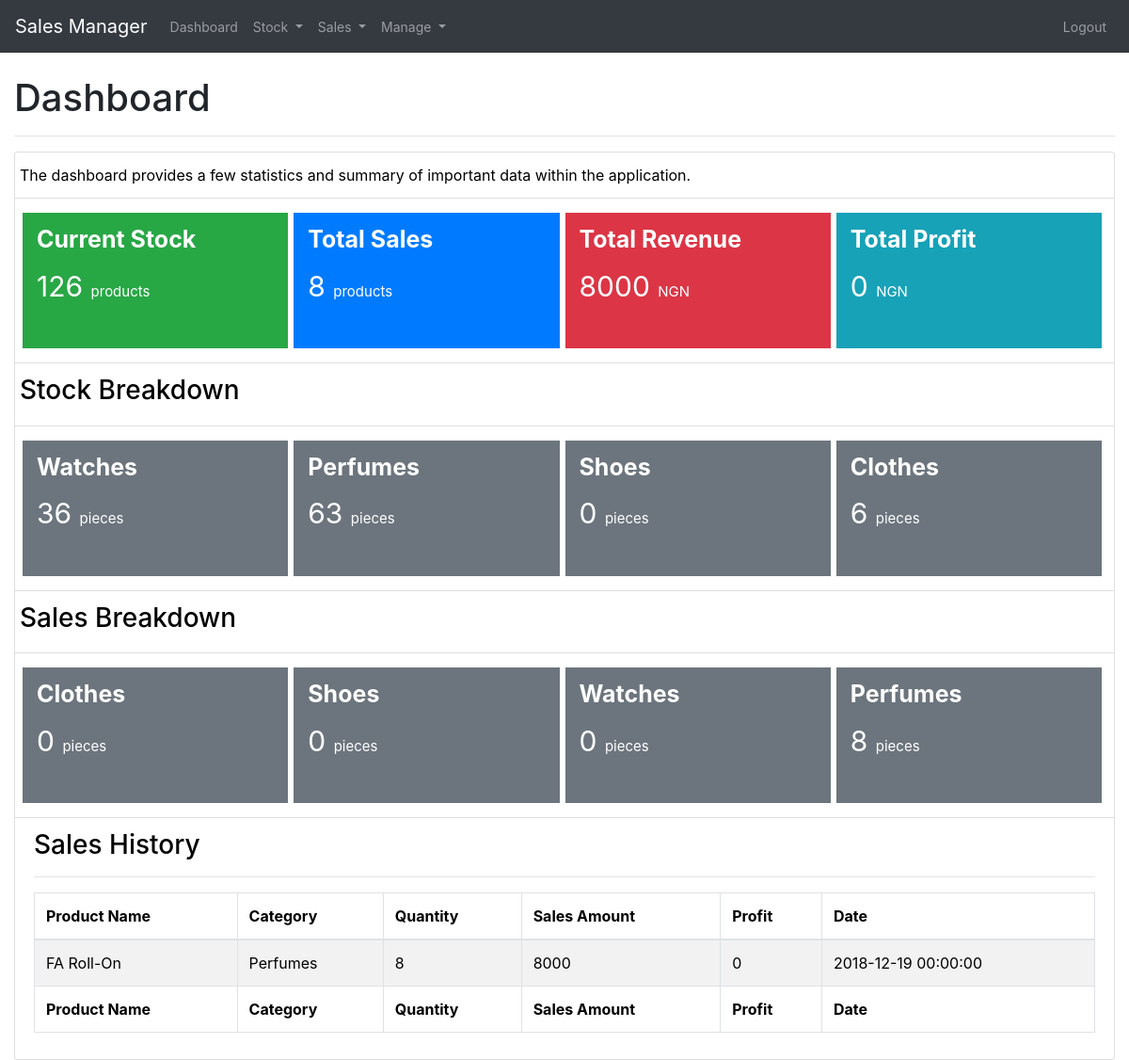
The app's page /dashboard (signed in) with its own data.
### manage.py (models this page shows)
class Sales(db.Model):
    id =db.Column(db.Integer, primary_key=True)
    name = db.Column(db.String(50), nullable=False)
    category = db.Column(db.String(50), nullable=False)
    quantity = db.Column(db.Integer, nullable=False)
    profit = db.Column(db.Integer, nullable=False)
    sales_amount = db.Column(db.Integer, nullable=False)
    create_date = db.Column(db.DateTime, nullable=False)

### app.py (the view)
@app.route('/dashboard', methods=['GET', 'POST'])
@is_logged_in
def dashboard():
    sales = Sales.query.all()
    all_stock = Stock.query.all()
    total_stock = 0
    total_sales = 0
    total_revenue = 0
    total_profit = 0
    shoes = 0
    clothes = 0
    phones = 0
    tablets = 0
    others = 0
    s_shoes = 0
    s_clothes = 0
    s_phones = 0
    s_tablets = 0
    s_others = 0
    for stock in all_stock:
        total_stock += stock.quantity
        if stock.category == 'Shoes':
            s_shoes += stock.quantity
        if stock.category == 'Watches':
            s_phones += stock.quantity
        if stock.category == 'Perfumes':
            s_tablets += stock.quantity
        if stock.category == 'Clothes':
            s_clothes += stock.quantity
        if stock.category == 'Others':
            s_others += stock.quantity
        print(total_stock)
    for sale in sales:
        total_sales += sale.quantity
        total_revenue += sale.sales_amount
        total_profit += sale.profit
        if sale.category == 'Shoes':
            shoes += sale.quantity
        if sale.category == 'Watches':
            phones += sale.quantity
        if sale.category == 'Perfumes':
            tablets += sale.quantity
        if sale.category == 'Clothes':
            clothes += sale.quantity
        if sale.category == 'Others':
            others += sale.quantity
    context = {
            'sales': sales,
            'total_stock': total_stock,
            'total_sales': total_sales,
            'total_revenue': total_revenue,
            'total_profit': total_profit,
            'total_stock': total_stock,
            'shoes': shoes,
            'clothes': clothes,
            'phones': phones,
            'tablets': tablets,
            'others': others,
            's_shoes': s_shoes,
            's_clothes': s_clothes,
            's_phones': s_phones,
            's_tablets': s_tablets,
            's_others': s_others,
            }
    return render_template('dashboard.html', context=context)

### app.py (called while the page is built)
def is_logged_in(f):
    @wraps(f)
    def wrap(*args, **kwargs):
        if 'logged_in' in session:
            return f(*args, **kwargs)
        else:
            flash('Unathorized! Please login', 'danger')
            return redirect(url_for('login'))
    return wrap

### templates/dashboard.html
{% extends 'layout.html' %}
{% block body %}
<div class="container-fluid">
  <h1>Dashboard</h1>
  <hr>
  <ul class="list-group">
      <li class="list-group-item">
         <div class = "row">
           The dashboard provides a few statistics and summary of important data within the application.
         </div>
      </li>
      <li class="list-group-item">
         <div class = "row">
            <div class="col-sm-3 description dash-1 bg-success ">
              <span style = "color: white; font-size:25px;">Current Stock</span>
              <span style = "color: white; font-size:30px;">{{context.total_stock}} <small style = "font-size:15px;">products</small></span>
            </div>
            <br>
            <div class="col-sm-3 description dash-2 bg-primary">
              <span style = "color: white; font-size:25px;">Total Sales</span>
              <span style = "color: white; font-size:30px;">{{context.total_sales}} <small style = "font-size:15px;">products</small></span>
            </div>
            <div class="col-sm-3 description dash-3 bg-danger">
              <span style = "color: white; font-size:25px;">Total Revenue</span>
              <span style = "color: white; font-size:30px;">{{context.total_revenue}} <small style = "font-size:15px;">NGN</small></span>
            </div>
            <div class="col-sm-3 description dash-4 bg-info">
              <span style = "color: white; font-size:25px;">Total Profit</span>
              <span style = "color: white; font-size:30px;">{{context.total_profit}} <small style = "font-size:15px;">NGN</small></span>
            </div>
         </div>
      </li>
      <li class="list-group-item">
         <h3 class = "row">
           Stock Breakdown
         </h3>
      </li>
      <li class="list-group-item">
         <div class = "row">
            <div class="col-sm-3 description dash-1 bg-secondary ">
              <span style = "color: white; font-size:25px;">Watches</span>
              <span style = "color: white; font-size:30px;">{{context.s_phones}} <small style = "font-size:15px;">pieces</small></span>
            </div>
            <br>
            <div class="col-sm-3 description dash-2 bg-secondary">
              <span style = "color: white; font-size:25px;">Perfumes</span>
              <span style = "color: white; font-size:30px;">{{context.s_tablets}} <small style = "font-size:15px;">pieces</small></span>
            </div>
            <div class="col-sm-3 description dash-3 bg-secondary">
              <span style = "color: white; font-size:25px;">Shoes</span>
              <span style = "color: white; font-size:30px;">{{context.s_shoes}} <small style = "font-size:15px;">pieces</small></span>
            </div>
            <div class="col-sm-3 description dash-4 bg-secondary">
              <span style = "color: white; font-size:25px;">Clothes</span>
              <span style = "color: white; font-size:30px;">{{context.s_clothes}} <small style = "font-size:15px;">pieces</small></span>
            </div>
         </div>
      </li>
      <li class="list-group-item">
         <h3 class = "row">
           Sales Breakdown
         </h3>
      </li>
      <li class="list-group-item">
         <div class = "row">
            <div class="col-sm-3 description dash-1 bg-secondary ">
              <span style = "color: white; font-size:25px;">Clothes</span>
              <span style = "color: white; font-size:30px;">{{context.clothes}} <small style = "font-size:15px;">pieces</small></span>
            </div>
            <br>
            <div class="col-sm-3 description dash-2 bg-secondary">
              <span style = "color: white; font-size:25px;">Shoes</span>
              <span style = "color: white; font-size:30px;">{{context.shoes}} <small style = "font-size:15px;">pieces</small></span>
            </div>
            <div class="col-sm-3 description dash-3 bg-secondary">
              <span style = "color: white; font-size:25px;">Watches</span>
              <span style = "color: white; font-size:30px;">{{context.phones}} <small style = "font-size:15px;">pieces</small></span>
            </div>
            <div class="col-sm-3 description dash-4 bg-secondary">
              <span style = "color: white; font-size:25px;">Perfumes</span>
              <span style = "color: white; font-size:30px;">{{context.tablets}} <small style = "font-size:15px;">pieces</small></span>
            </div>
         </div>
      </li>
      <li class="list-group-item">
        <h3>Sales History</h3>
        <hr>
        <table id="" class="table table-striped table-bordered dt-responsive nowrap" style="width:100%">
              <thead>
                  <tr>
                      <th>Product Name</th>
                      <th>Category</th>
                      <th>Quantity</th>
                      <th>Sales Amount</th>
                      <th>Profit</th>
                      <th>Date</th>
                  </tr>
              </thead>
              <tbody>
                {% for sale in context.sales %}
                <tr>
                    <td>{{sale.name}}</td>
                    <td>{{sale.category}}</td>
                    <td>{{sale.quantity}}</td>
                    <td>{{sale.sales_amount}}</td>
                    <td>{{sale.profit}}</td>
                    <td>{{sale.create_date}}</td>
                </tr>
                {% endfor %}
              </tbody>
              <tfoot>
                  <tr>
                      <th>Product Name</th>
                      <th>Category</th>
                      <th>Quantity</th>
                      <th>Sales Amount</th>
                      <th>Profit</th>
                      <th>Date</th>
                  </tr>
              </tfoot></table>
      </li>
  </ul>
</div>
{% endblock %}

### static/css/style.css (style rules this page uses)
.list-group-item { color: black !important; }
.row { padding-right: 5px; }
.description { padding-top: 10px; width: 100px; }
.description span { display: block; font-size: 14px; color: #43484D; font-weight: 700; }
.description span:last-child { font-weight: 400; margin-top: 8px; color: #86939E; }
.dash-1 { width:100%; height: 150px; border-style: solid; border-color: white; }
.dash-2 { width:100%; height: 150px; border-style: solid; border-color: white; }
.dash-3 { width:100%; height: 150px; border-style: solid; border-color: white; }
.dash-4 { width:100%; height: 150px; border-style: solid; border-color: white; }

### records on screen
Sales: name "FA Roll-On", category "Perfumes", quantity "8", sales_amount "8000", profit "0", create_date "2018-12-19 00:00:00"

### other values on screen
{{ context.total_stock }} "126"
{{ context.total_sales }} "8"
{{ context.total_revenue }} "8000"
{{ context.total_profit }} "0"
{{ context.s_phones }} "36"
{{ context.s_tablets }} "63"
{{ context.s_shoes }} "0"
{{ context.s_clothes }} "6"
{{ context.clothes }} "0"
{{ context.shoes }} "0"
{{ context.phones }} "0"
{{ context.tablets }} "8"
